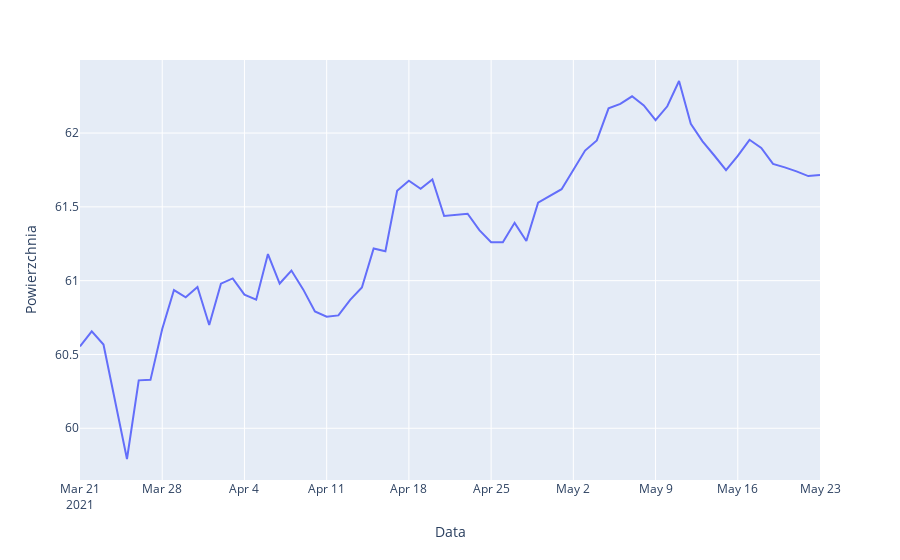

Here is the notebook cell this chart was saved with:
### Code cell
avg_area_per_day = data.groupby("Data", as_index=False)["Powierzchnia"].mean()
fig = go.Figure(data=px.line(avg_area_per_day, x="Data", y="Powierzchnia"))
fig.show()

### Figure 1 — Plotly figure (JSON) as saved in the notebook; plotly's stock layout.template omitted (floating-point values rounded to 4 significant figures)
{"data": [{"hovertemplate": "Data=%{x}<br>Powierzchnia=%{y}<extra></extra>", "legendgroup": "", "line": {"color": "#636efa", "dash": "solid"}, "mode": "lines", "name": "", "orientation": "v", "showlegend": false, "type": "scatter", "x": ["2021-03-21", "2021-03-22", "2021-03-23", "2021-03-25", "2021-03-26", "2021-03-27", "2021-03-28", "2021-03-29", "2021-03-30", "2021-03-31", "2021-04-01", "2021-04-02", "2021-04-03", "2021-04-04", "2021-04-05", "2021-04-06", "2021-04-07", "2021-04-08", "2021-04-09", "2021-04-10", "2021-04-11", "2021-04-12", "2021-04-13", "2021-04-14", "2021-04-15", "2021-04-16", "2021-04-17", "2021-04-18", "2021-04-19", "2021-04-20", "2021-04-21", "2021-04-23", "2021-04-24", "2021-04-25", "2021-04-26", "2021-04-27", "2021-04-28", "2021-04-29", "2021-05-01", "2021-05-02", "2021-05-03", "2021-05-04", "2021-05-05", "2021-05-06", "2021-05-07", "2021-05-08", "2021-05-09", "2021-05-10", "2021-05-11", "2021-05-12", "2021-05-13", "2021-05-14", "2021-05-15", "2021-05-16", "2021-05-17", "2021-05-18", "2021-05-19", "2021-05-20", "2021-05-21", "2021-05-22", "2021-05-23"], "xaxis": "x", "y": [60.55, 60.66, 60.57, 59.79, 60.32, 60.33, 60.67, 60.94, 60.89, 60.96, 60.7, 60.98, 61.02, 60.91, 60.87, 61.18, 60.98, 61.07, 60.94, 60.79, 60.76, 60.76, 60.87, 60.95, 61.22, 61.2, 61.61, 61.68, 61.62, 61.69, 61.44, 61.45, 61.34, 61.26, 61.26, 61.39, 61.27, 61.53, 61.62, 61.75, 61.88, 61.95, 62.17, 62.2, 62.25, 62.19, 62.09, 62.18, 62.35, 62.06, 61.94, 61.85, 61.75, 61.85, 61.95, 61.9, 61.79, 61.77, 61.74, 61.71, 61.72], "yaxis": "y"}], "layout": {"legend": {"tracegroupgap": 0}, "margin": {"t": 60}, "xaxis": {"anchor": "y", "domain": [0, 1], "title": {"text": "Data"}}, "yaxis": {"anchor": "x", "domain": [0, 1], "title": {"text": "Powierzchnia"}}}}
